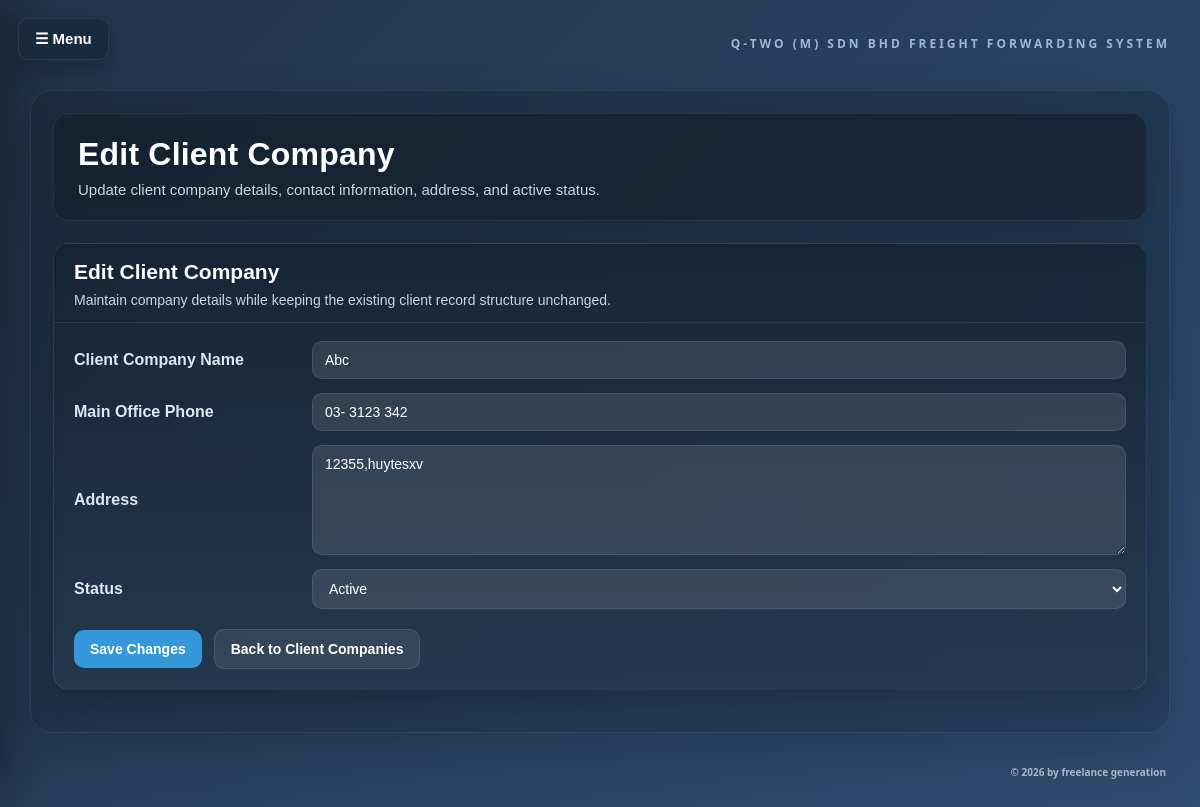
Page /edit_client/1 (signed in) on the committed database.
### app.py (models this page shows)
class Client(db.Model):
    id = db.Column(db.Integer, primary_key=True)
    name = db.Column(db.String(200), nullable=False)
    office_phone = db.Column(db.String(50))
    address = db.Column(db.Text)
    import_pic = db.Column(db.String(200))
    export_pic = db.Column(db.String(200))
    email = db.Column(db.String(200))
    mobile = db.Column(db.String(50))
    intercom = db.Column(db.String(50))
    is_active = db.Column(db.Boolean, default=True)
    jobs = db.relationship("Job", back_populates="client")

### app.py (the view, shortened to what this page needs)
@app.route("/edit_client/<int:client_id>", methods=["GET", "POST"])
@login_required
def edit_client(client_id):
    user = get_current_user()
    if not user or user.role != "admin":
        return render_template(
            "error.html",
            message="Only admin can edit client companies.",
        )
    client = Client.query.get_or_404(client_id)
    return render_template(
        "edit_client_company.html",
        client=client,
        error=None,
    )

### app.py (called while the page is built)
def get_current_user():
    user_id = session.get("user_id")
    if not user_id:
        return None
    return User.query.filter_by(id=user_id, is_active=True).first()

def login_required(view_func):
    @wraps(view_func)
    def wrapped_view(*args, **kwargs):
        if not get_current_user():
            return redirect(url_for("login"))
        return view_func(*args, **kwargs)
    return wrapped_view

@app.context_processor
def inject_current_user():
    current_user = get_current_user()
    pending_account_requests = 0
    pending_delete_requests = 0
    if current_user and current_user.role == "admin":
        pending_account_requests = AccountRequest.query.filter_by(
            status="pending"
        ).count()
        pending_delete_requests = DeleteRequest.query.filter_by(
            status="pending"
        ).count()
    return {
        "current_user": current_user,
        "pending_account_requests": pending_account_requests,
        "pending_delete_requests": pending_delete_requests,
    }

### templates/edit_client_company.html (shortened to what this page needs)
<!DOCTYPE html>
<html>
<head>
    <link rel="stylesheet" href="{{ url_for('static', filename='style.css') }}">
</head>
<body class="job-detail-page">
    <button class="nav-toggle-btn" onclick="toggleNav()">☰ Menu</button>
    <div class="page-container">
        <div class="system-name-top-right">Q-TWO (M) SDN BHD FREIGHT FORWARDING SYSTEM</div>
        <div class="page-shell">
            <div class="page-header">
                <h1 class="page-title">Edit Client Company</h1>
                <p class="page-subtitle">
                    Update client company details, contact information, address, and active status.
                </p>
            </div>
            <div class="panel-card">
                <div class="panel-head">
                    <h2>Edit Client Company</h2>
                    <p>Maintain company details while keeping the existing client record structure unchanged.</p>
                </div>
                <div class="panel-body">
                    <form method="POST">
                        <div class="form-grid">
                            <label for="name">Client Company Name</label>
                            <input type="text" id="name" name="name" value="{{ client.name }}" required>
                            <label for="office_phone">Main Office Phone</label>
                            <input type="text" id="office_phone" name="office_phone"
                                value="{{ client.office_phone if client.office_phone else '' }}">
                            <label for="address">Address</label>
                            <textarea id="address"
                                name="address">{{ client.address if client.address else '' }}</textarea>
                            <label for="is_active">Status</label>
                            <select id="is_active" name="is_active">
                                <option value="yes" {% if client.is_active %}selected{% endif %}>Active</option>
                            </select>
                        </div>
                        <div class="form-actions">
                            <button type="submit" class="primary-btn">Save Changes</button>
                            <a href="/clients" class="secondary-link">Back to Client Companies</a>
                        </div>
                    </form>
                </div>
            </div>
        </div>
        <div class="bottom-right-text">© 2026 by freelance generation</div>
    </div>
</body>
</html>

### templates/edit_client_company.html (style rules this page uses)
:root { --bg-main: #18293b; --bg-shell: #22364d; --bg-panel: #24384f; --bg-panel-soft: #2a415b; --bg-card: #29425e; --bg-card-dark: #22364d; --text-main: #ffffff; --text-soft: #c9d5e2; --text-muted: #9fb2c5; --line-soft: rgba(255, 255, 255, 0.08); --line-strong: rgba(255, 255, 255, 0.14); --accent: #3498db; --success: #27ae60; --danger: #c0392b; }
* { box-sizing: border-box; }
body { font-family: Arial, sans-serif; background: linear-gradient(135deg, #21344a 0%, #2f4d72 100%); margin: 0; color: var(--text-main); overflow-x: hidden; }
.job-detail-page { min-height: 100vh; }
.nav-toggle-btn { position: fixed; top: 18px; left: 18px; z-index: 1201; border: none; border-radius: 10px; background: rgba(24, 42, 61, 0.96); color: #ffffff; padding: 11px 16px; font-size: 15px; font-weight: bold; cursor: pointer; box-shadow: 0 10px 24px rgba(0, 0, 0, 0.24); border: 1px solid rgba(255, 255, 255, 0.08); }
.page-container { position: relative; max-width: 1180px; margin: 90px auto 40px auto; padding: 0 20px; }
.system-name-top-right { position: absolute; top: -52px; right: 20px; pointer-events: none; font-family: "Segoe UI", Arial, sans-serif; font-size: 12px; font-weight: 700; letter-spacing: 3px; text-transform: uppercase; line-height: 1; white-space: nowrap; color: #9fb7d1; }
.page-shell { background: rgba(15, 25, 37, 0.28); border: 1px solid rgba(255, 255, 255, 0.08); border-radius: 22px; padding: 22px; box-shadow: 0 18px 46px rgba(0, 0, 0, 0.18); backdrop-filter: blur(4px); }
.page-header { background: rgba(20, 33, 48, 0.60); border: 1px solid var(--line-soft); border-radius: 16px; padding: 22px 24px; margin-bottom: 22px; box-shadow: 0 16px 40px rgba(0, 0, 0, 0.18); backdrop-filter: blur(6px); }
.page-title { margin: 0; font-size: 32px; font-weight: bold; letter-spacing: 0.2px; }
.page-subtitle { margin: 8px 0 0 0; color: var(--text-soft); font-size: 15px; }
.panel-card { background: linear-gradient(180deg, rgba(22, 35, 50, 0.78) 0%, rgba(37, 57, 80, 0.82) 100%); border: 1px solid var(--line-soft); border-radius: 16px; box-shadow: 0 12px 28px rgba(0, 0, 0, 0.18); overflow: hidden; margin-bottom: 20px; }
.panel-head { padding: 16px 20px 14px 20px; border-bottom: 1px solid var(--line-soft); }
.panel-head h2 { margin: 0; font-size: 21px; color: #ffffff; }
.panel-head p { margin: 8px 0 0 0; color: var(--text-soft); font-size: 14px; }
.panel-body { padding: 18px 20px 20px 20px; }
.form-grid { display: grid; grid-template-columns: 220px 1fr; gap: 14px 18px; align-items: center; }
.form-grid label { font-weight: bold; color: #dce7f2; }
.form-grid input[type="text"], .form-grid textarea, .form-grid select { width: 100%; padding: 10px 12px; border: 1px solid rgba(255, 255, 255, 0.10); border-radius: 10px; font-size: 14px; box-sizing: border-box; font-family: Arial, sans-serif; background: rgba(255, 255, 255, 0.10); color: #ffffff; outline: none; }
.form-grid textarea { min-height: 110px; resize: vertical; }
.form-grid input::placeholder, .form-grid textarea::placeholder { color: #c7d7e6; }
.form-grid option { color: #1f2d3a; }
.form-actions { display: flex; gap: 12px; align-items: center; margin-top: 20px; flex-wrap: wrap; }
.primary-btn, .secondary-link { padding: 11px 16px; border-radius: 10px; font-size: 14px; font-weight: bold; text-decoration: none; cursor: pointer; transition: 0.16s ease; }
.primary-btn { border: none; background-color: var(--accent); color: white; }
.secondary-link { background-color: rgba(255, 255, 255, 0.08); color: #ffffff; border: 1px solid rgba(255, 255, 255, 0.10); }
.bottom-right-text { position: absolute; bottom: -46px; right: 24px; pointer-events: none; z-index: 9999; font-family: "Segoe UI", Arial, sans-serif; font-size: 10px; font-weight: 600; color: rgba(255, 255, 255, 0.6); }

### rows in the picture
Client: name "Abc", office_phone "03- 3123 342", address "12355,huytesxv", is_active "Active"
